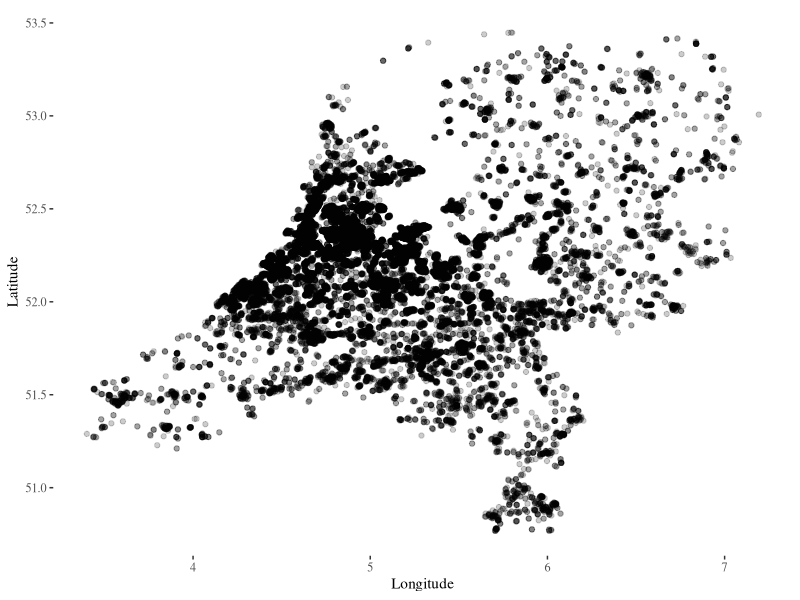

This chart was generated by the following R code: (Note: this script raises an error after producing the figure.)
## ---- chunk 1
knitr::opts_chunk$set(echo = TRUE)
library(tidyverse)
library(ggthemes)
library(cluster)
## ---- chunk 2
data <- na.omit(read.csv("visitor_locations.csv"))
head(data)
summary(data)
## ---- chunk 3
data <- data[rep(row.names(data), data$number), 1:2]
names(data) <- c("lat", "lon")
## ---- chunk 4
ggplot(data = data, aes(lon, lat))+
  geom_point(alpha = 0.2)+
  theme_tufte()+
  labs(x ="Longitude", y = "Latitude")+
  ggsave("fulldata.png")
## ---- chunk 5
# Lat & Lon of central Amsterdam location: 52.314762, 4.941845

library(geosphere)
distances <- distHaversine(data, c(52.314762, 4.941845), r=6378137) / 1000
hist(distances)
# This histogram looks as expected: most visitors come from closer to the Amsterdam than from further away!
## ---- chunk 6
data_w_dist <- cbind(data, distances)

# Remove everyone less than 35km away
data_filtered <- data_w_dist %>%
  filter(distances > 35)
ggplot(data = data_filtered, aes(lon, lat))+
  geom_point(alpha = 0.2)+
  theme_tufte()+
  labs(x ="Longitude", y = "Latitude")+
  ggsave("Amsterdamremoved.png")
## ---- chunk 7
set.seed(9876)
reduced <- data_filtered[ sample(1:nrow(data_filtered), nrow(data_filtered)/5 ) , 1:2]

ggplot(data = reduced, aes(lon, lat))+
  geom_point(alpha = 0.3)+
  theme_tufte()+
  labs(x ="Longitude", y = "Latitude")+
  ggsave("datareduced.png")

# Normalise factors
meanreduced_lat <- mean(reduced$lat)
meanreduced_lon <- mean(reduced$lon)
sdreduced_lat <- sd(reduced$lat)
sdreduced_lon <- sd(reduced$lon)
reduced_scaled <- data.frame(
                  cbind(lat = ((reduced$lat - meanreduced_lat) / sdreduced_lat),
                        lon = ((reduced$lon - meanreduced_lon) / sdreduced_lon)))

clusters <- hclust(dist(reduced_scaled))
plot(clusters)
## ---- chunk 8
start_time <- Sys.time()
maxsize <- 1000
i <- 2
loopnum <- 1
redo_clusters <- reduced_scaled
dat_size <- nrow(redo_clusters)
saved_clusters <- data.frame(lat = as.numeric(),
                             lon = as.numeric(),
                             labels = as.integer(),
                             loopnum = as.integer())

while(dat_size > 0){
  treemodel <- hclust(dist(redo_clusters))
  repeat{
    clusterlabels <- cutree(treemodel, i)
    clustersizes <- cbind(redo_clusters, labels = clusterlabels, loopn = rep(loopnum, nrow(redo_clusters)))
    clustersums <- clustersizes %>% group_by(labels) %>% summarise(size = n()) 
    maxsize <- max(clustersums$size)
    thirdlargestsize <- ifelse(is.na(nth(clustersums$size, 3)), 0, 30)
    accurate_clusters <- (clustersizes %>% group_by(labels) %>% summarise(size = n()) %>% filter(size >= thirdlargestsize) %>% select(labels))[[1]]
    if(maxsize <= 59){
      break
    }
    i = i + 1
  }
saved_clusters <- rbind(saved_clusters, (clustersizes %>% filter(labels %in% accurate_clusters)))
redo_clusters <- clustersizes %>% filter(!(labels %in% accurate_clusters))
redo_clusters <- redo_clusters[,1:2]
dat_size <- nrow(redo_clusters)
print(paste("Number of clusters in this round: ", i))
print(paste("Round ", loopnum, " is over"))
i <- 2
loopnum <- loopnum + 1
}
running_time <- Sys.time() - start_time
print(paste("Total running time was: ", running_time))
## ---- chunk 9
# Only reassign saved_clusters_plot when algorithm has run successfully!
saved_clusters_plot <- saved_clusters %>%
  mutate(lat = lat * sdreduced_lat + meanreduced_lat,
         lon = lon * sdreduced_lon + meanreduced_lon)
saved_clusters_plot$clustnum <- paste(as.character(saved_clusters_plot$labels), "-", as.character(saved_clusters_plot$loopn))

# Calculate how many people per bus, and how many buses are needed
saved_clusters_plot %>%
  group_by(clustnum) %>%
  summarise(count = n())

length(unique(saved_clusters_plot$clustnum))
## ---- chunk 10
clustercenters <- saved_clusters_plot %>%
  group_by(clustnum) %>%
  summarise(lat = mean(lat),
            lon = mean(lon)) %>%
  mutate(pointtype = "centers")

ggplot(data = saved_clusters_plot, aes(lon, lat))+
  geom_point(aes(col = as.factor(clustnum)), alpha = 0.2, size = 3)+
  guides(col=FALSE)+
  scale_fill_brewer(palette="Paired")+
  theme_tufte()+
  labs(x ="Longitude", y = "Latitude")+
  ggsave("clustereddata.png")
## ---- chunk 11
ggplot(data = saved_clusters_plot, aes(lon, lat))+
  geom_point(aes(col = as.factor(clustnum)), alpha = 0.2, size = 3)+
  geom_point(data = clustercenters, shape = 8, col = "red", size = 5)+
  guides(col=FALSE)+
  scale_fill_brewer(palette="Paired")+
  theme_tufte()+
  labs(x ="Longitude", y = "Latitude")+
  ggsave("clustercenters.png")
